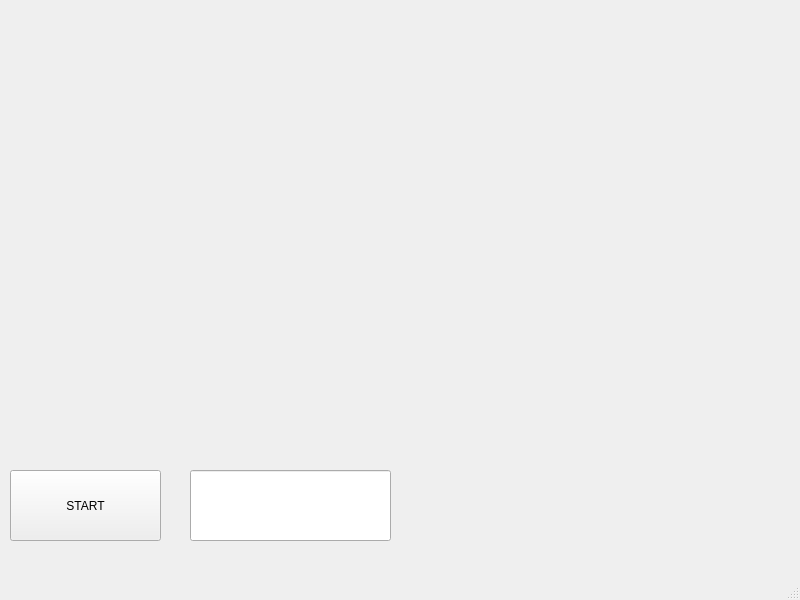
<?xml version="1.0" encoding="UTF-8"?>
<ui version="4.0">
 <class>MainWindow</class>
 <widget class="QMainWindow" name="MainWindow">
  <property name="geometry">
   <rect>
    <x>0</x>
    <y>0</y>
    <width>800</width>
    <height>600</height>
   </rect>
  </property>
  <property name="windowTitle">
   <string>MainWindow</string>
  </property>
  <widget class="QWidget" name="centralwidget">
   <widget class="QWidget" name="verticalLayoutWidget">
    <property name="geometry">
     <rect>
      <x>0</x>
      <y>0</y>
      <width>599</width>
      <height>451</height>
     </rect>
    </property>
    <layout class="QVBoxLayout" name="boardLayout"/>
   </widget>
   <widget class="QPushButton" name="startButton">
    <property name="geometry">
     <rect>
      <x>10</x>
      <y>470</y>
      <width>151</width>
      <height>71</height>
     </rect>
    </property>
    <property name="text">
     <string>START</string>
    </property>
   </widget>
   <widget class="QLineEdit" name="sizeEdit">
    <property name="geometry">
     <rect>
      <x>190</x>
      <y>470</y>
      <width>201</width>
      <height>71</height>
     </rect>
    </property>
    <property name="font">
     <font>
      <pointsize>16</pointsize>
     </font>
    </property>
    <property name="maxLength">
     <number>2</number>
    </property>
   </widget>
  </widget>
  <widget class="QMenuBar" name="menubar">
   <property name="geometry">
    <rect>
     <x>0</x>
     <y>0</y>
     <width>800</width>
     <height>26</height>
    </rect>
   </property>
  </widget>
  <widget class="QStatusBar" name="statusbar"/>
 </widget>
 <resources/>
 <connections/>
</ui>
